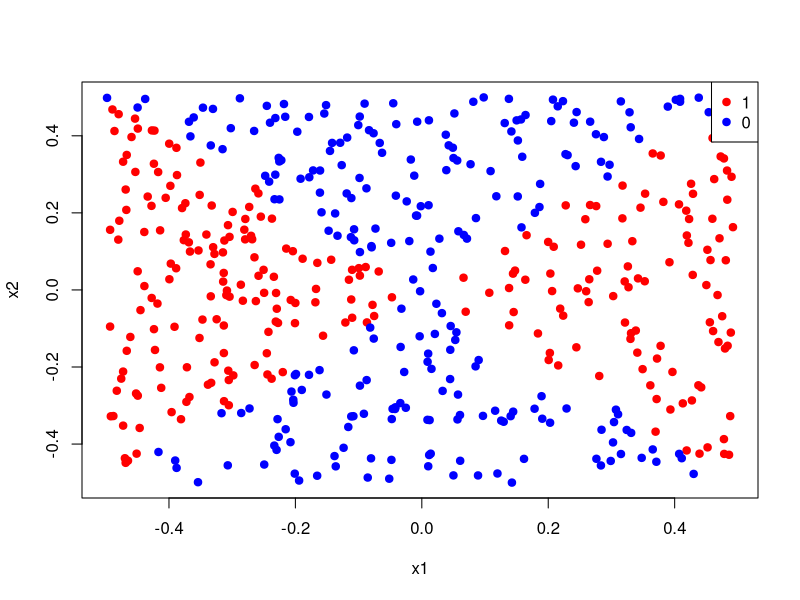
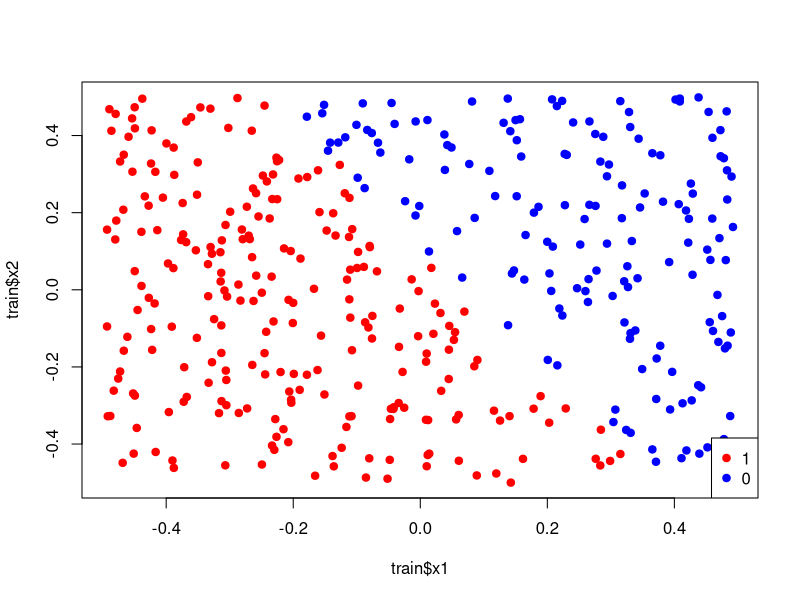
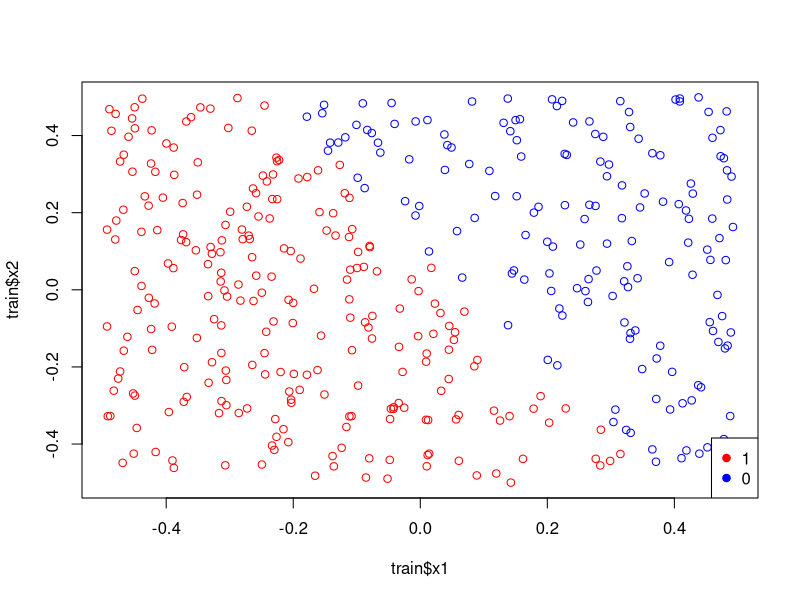
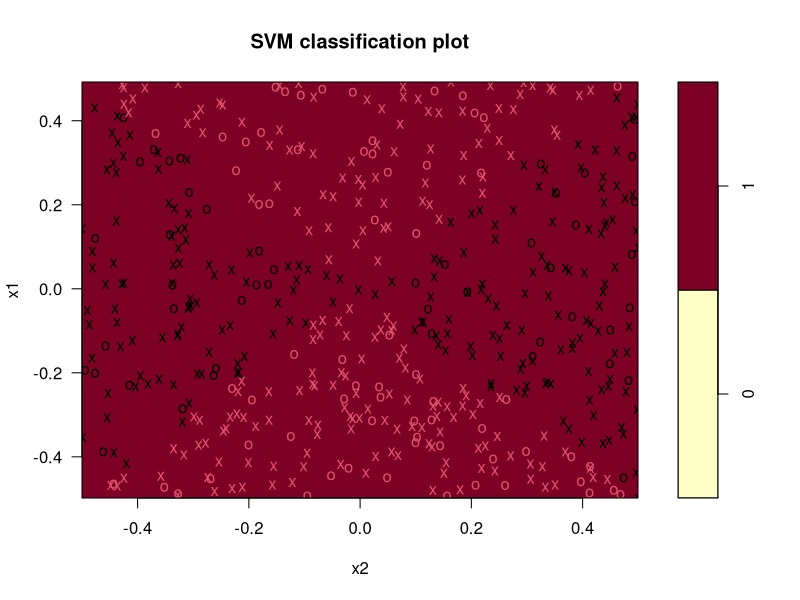
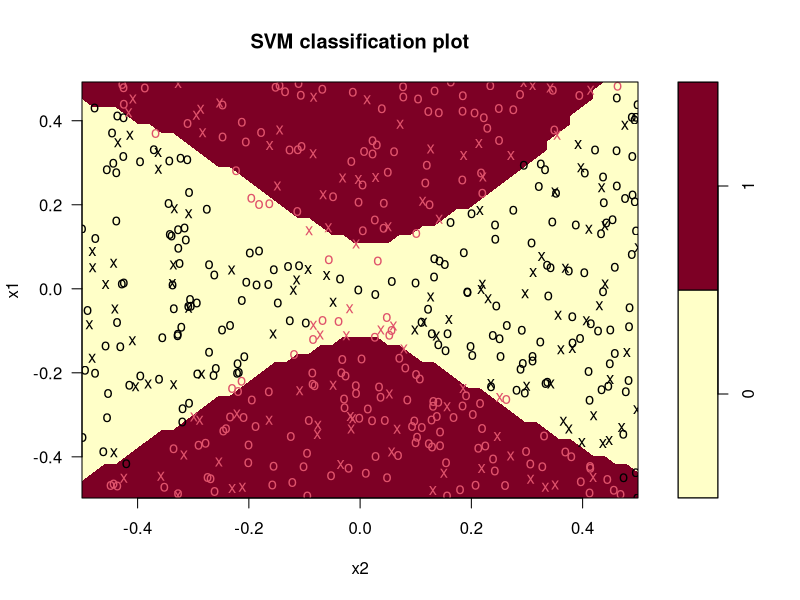

Here is the R script that generated these plots, in order:
# We have seen that we can fit an SVM with a non-linear kernel in order
# to perform classification using a non-linear decision boundary. We will
# now see that we can also obtain a non-linear decision boundary by
# performing logistic regression using non-linear transformations of the
# features.
rm(list=ls())
# (a) Generate a data set with n = 500 and p = 2, such that the observations 
#     belong to two classes with a quadratic decision boundary
#     between them. For instance, you can do this as follows:
x1 <- runif (500) - 0.5
x2 <- runif (500) - 0.5
y <- 1 * (x1^2 - x2^2 > 0)
mydf <- data.frame(x1=x1,x2=x2,y=as.factor(y))

#(b) Plot the observations, colored according to their class labels.
#    Your plot should display X1 on the x-axis, and X2 on the yaxis.
plot(x1,x2, col = ifelse(y == 1, 'red', 'blue'), pch = 19)
legend('topright',c('1','0'), col=c('red','blue'), pch=19)

#(c) Fit a logistic regression model to the data, using X1 and X2 as
#    predictors.

logisticreg <- glm(y~x1+x2, family=binomial, data=mydf)
summary(logisticreg)

# (d) Apply this model to the training data in order to obtain a predicted class label for each training observation. Plot the observations, colored according to the predicted class labels. The
#     decision boundary should be linear.
n <- nrow(mydf)
trainIndex <- sample(1:n, size = n*0.8)
train <- mydf[trainIndex,]
log.pred <- predict(logisticreg, newdata = train)
plot(train$x1,train$x2, col = ifelse(log.pred >= 0, 'red', 'blue'), pch=19)
legend('bottomright',c('1','0'), col=c('red','blue'), pch=19)


# (e) Now fit a logistic regression model to the data using non-linear
#     functions of X1 and X2 as predictors (e.g. X1^2, X1*X2, log(X2), and so forth).
log1 <- glm(y~(x1*x2), family=binomial, data=mydf)

# (f) Apply this model to the training data in order to obtain a predicted class label for each training observation. Plot the observations, colored according to the predicted class labels. The
# decision boundary should be obviously non-linear. If it is not,
# then repeat (a)-(e) until you come up with an example in which
# the predicted class labels are obviously non-linear.
log.pred <- predict(log1, newdata = train)
plot(train$x1,train$x2, col = ifelse(log.pred >= 0, 'red', 'blue'))
legend('bottomright',c('1','0'), col=c('red','blue'), pch=19)

# (g) Fit a support vector classifier to the data with X1 and X2 as
# predictors. Obtain a class prediction for each training observation. Plot the observations, colored according to the predicted
# class labels.
library(e1071)
svmfit <- svm(y~x1+x2, data = train, kernel = 'linear')
plot(svmfit, mydf)

# (h) Fit a SVM using a non-linear kernel to the data. Obtain a class
# prediction for each training observation. Plot the observations,
# colored according to the predicted class labels.
svmfit <- svm(y~x1+x2, data = train, kernel = 'radial')
plot(svmfit, mydf)

# (i) Comment on your results